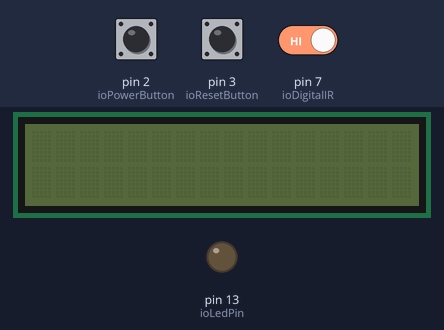
A sketch run on a simulated Arduino Uno, built with avr-gcc and run on an emulated ATmega328P. On the bench: 16×2 character LCD, output pins drawn as LEDs (lit = HIGH). The inputs (shaded band) are chosen by the test bench; at power-on: pin 2 (ioPowerButton) HIGH, pin 3 (ioResetButton) HIGH, pin 7 (ioDigitalIR) HIGH. Pins used as bus, display or sensor lines are not drawn.

Above: at 1.2 s.
1.3 s: pin 2 (ioPowerButton) pulled LOW for 0.25 s
At 2.8 s:
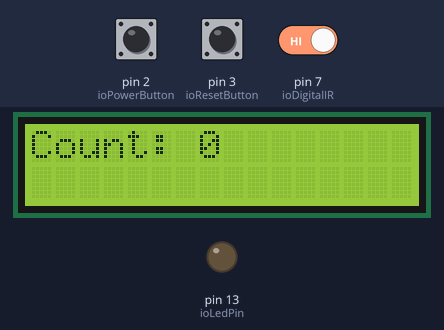
3.9 s: pin 2 (ioPowerButton) pulled LOW for 1 s
At 5.1 s:
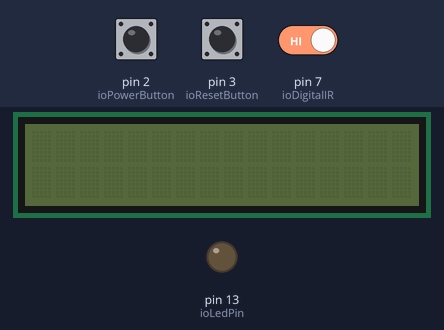
6.4 s: pin 2 (ioPowerButton) pulled LOW for 3.2 s
At 6.9 s:
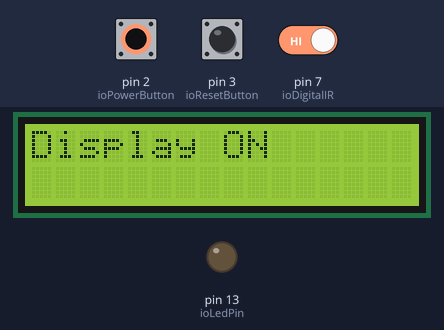
Timing chart, 0 to 9.4 s (numbered marks = the images above; inputs shaded):
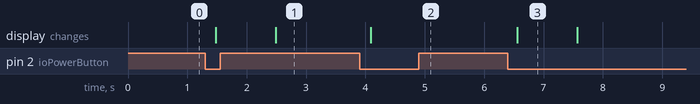

The sketch:

trackcounter.ino
```cpp
#include <Wire.h>
#include <hd44780.h>
#include <hd44780ioClass/hd44780_I2Cexp.h>

hd44780_I2Cexp lcd;


// *** Configuration for I/O pins ***
const int ioPinSensor = A0;  // Using A0 as the sensor input
const int ioPowerButton = 2;
const int ioResetButton = 3;
const int ioDigitalIR = 7;
const int ioLedPin = 13;
const int ioTriggerPin = 5;

const int UPDATE_INTERVAL_MSEC = 100;
const uint32_t BAUD_RATE = 115200;
const float DISTANCE_THRESHOLD_VOLTAGE = 0.75;

// Global variables
bool counted = false;
bool displayOn = false;              // Current display state
int lastPowerButtonState = HIGH;     // Previous power button state
int visitorCount = 0;
bool isAboveThreshold = true;

// *** Utility functions ***
float adcCodeToVoltage(int adcCode) {
  return (adcCode * (5.0 / 1024));
}


void sendSensorVoltage(float sensorVoltage) {
  Serial.print("Sensor Voltage: ");
  Serial.println(sensorVoltage);
}


void sendCount(int count) {
  Serial.print("Count: ");
  Serial.println(count);
}

// *** Display functions ***
void updateLCD() {
  lcd.clear();
  lcd.print("Count: ");
  lcd.print(visitorCount);
}

void toggleDisplay() {
  displayOn = !displayOn;
  if (displayOn) {
    lcd.on();
    lcd.clear();
    lcd.print("Display ON");
    delay(1000);
    updateLCD();
  }
  else {
    lcd.off();
  }
}

// *** Counting visitor logic ***
void checkVisitorTrigger() {
  if (!counted && digitalRead(ioDigitalIR == HIGH)) {
    visitorCount++;
    sendCount(visitorCount);
    isAboveThreshold = false;
    counted = true;
  }

  // *** Trigger output signal ***
  digitalWrite(ioTriggerPin, HIGH);
  delay(50);
  digitalWrite(ioTriggerPin, LOW);

  if (displayOn) {
    updateLCD();
  }
  else if (digitalRead(ioDigitalIR) == LOW) {
    counted = false;
  }
}

// *** Reset Button Logic ***
void checkResetButton() {
  if (digitalRead(ioResetButton) == LOW) {
    visitorCount = 0;
  }
  if (displayOn) {
    updateLCD();
  }
  delay(50);
}

// *** Setup ***
void setup() {
  pinMode(ioPowerButton, INPUT_PULLUP);
  pinMode(ioResetButton, INPUT_PULLUP);
  pinMode(ioDigitalIR, INPUT);
  pinMode(ioLedPin, OUTPUT);
  pinMode(ioTriggerPin, OUTPUT);
  digitalWrite(ioLedPin, LOW);

  // *** Serial and LCD Setup ***
  Serial.begin(BAUD_RATE);
  lcd.begin(16, 2);
  lcd.clear();
  lcd.off();  // Start with LCD off
}


// *** Main Loop ***
void loop() {
  // Power Button - trigger LCD on rising edge
  int powerButtonState = digitalRead(ioPowerButton);
  if (powerButtonState == LOW && lastPowerButtonState == HIGH) {
    toggleDisplay();
    delay(50);
  }
  lastPowerButtonState = powerButtonState;

  checkVisitorTrigger();
  checkResetButton();

  delay(UPDATE_INTERVAL_MSEC);
}
```

Measured:
- after the input at 1.3 s, the display: first changes after 0.18 s (image 1 shows a later state)
- after the input at 3.9 s, the display: changes after 0.19 s (image 2)
- after the input at 6.4 s, the display: changes after 0.15 s (image 3)
- what the display in image 3 shows lasts 1.0 s, from 6.6 s to 7.6 s
